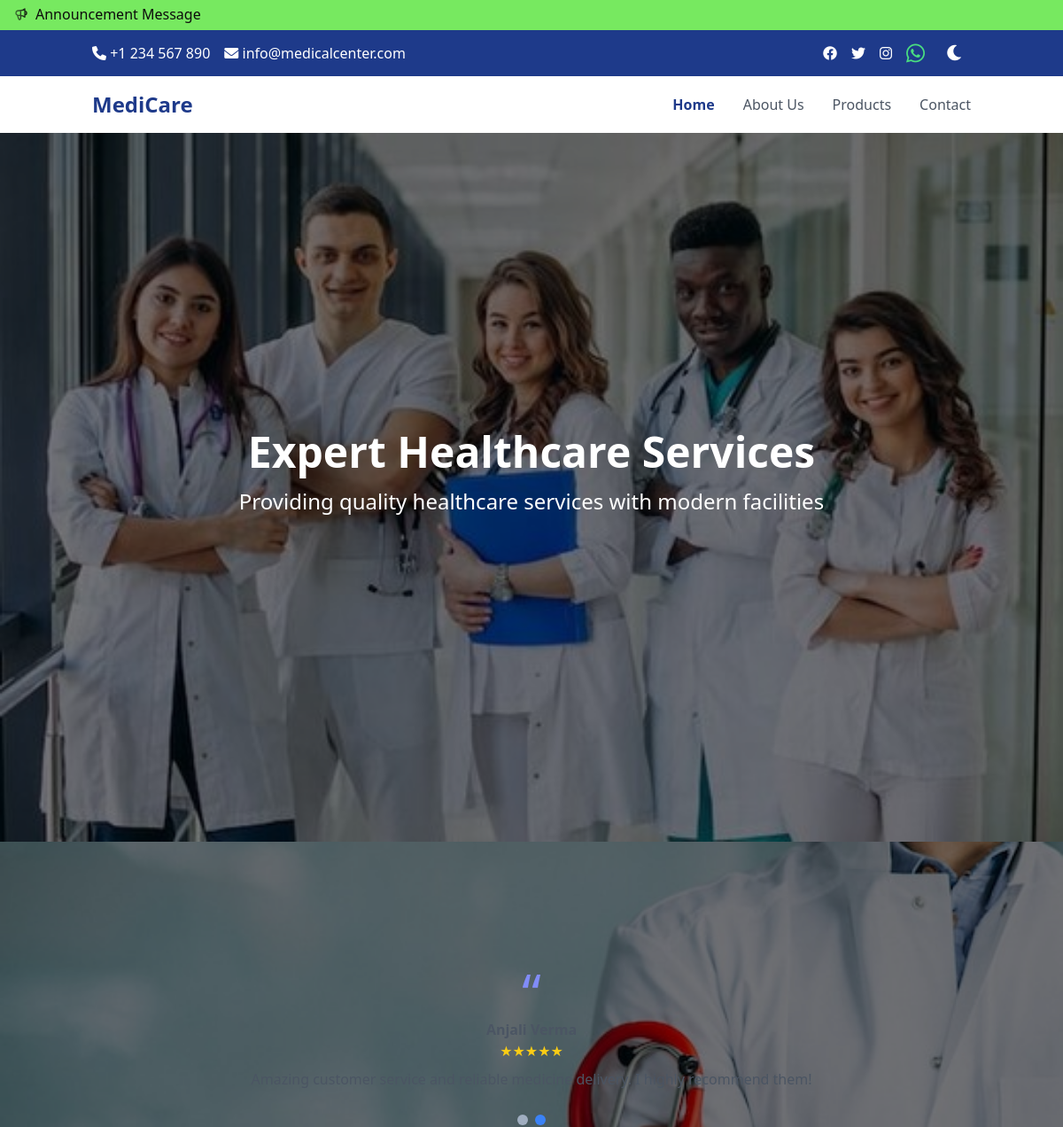
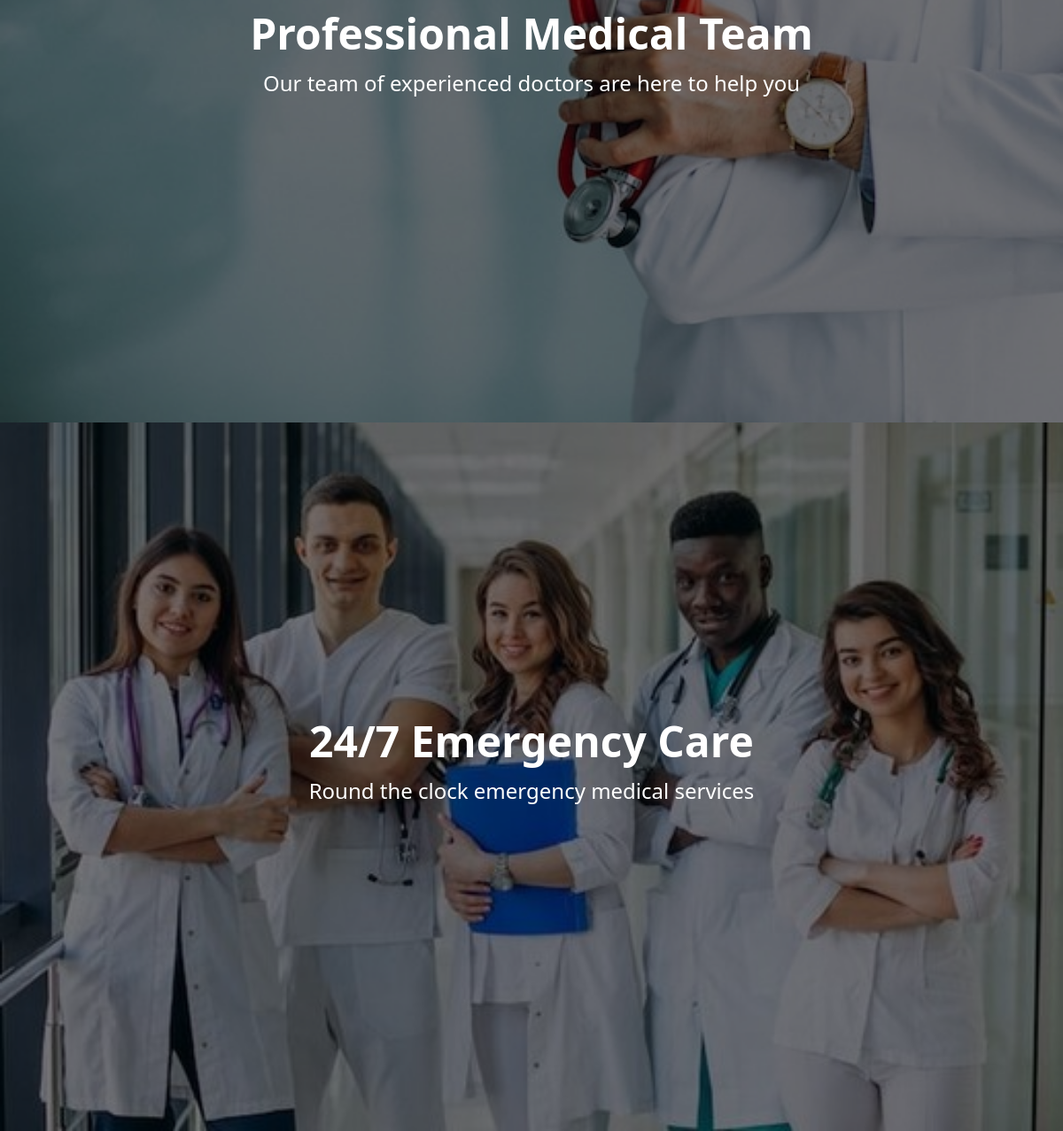
The page / on the database its author committed (2 pictures, top to bottom).
### tables this page shows
CREATE TABLE `announcements` (
  `id` int(11) NOT NULL,
  `announcement_text` text NOT NULL,
  `status` tinyint(1) DEFAULT 1,
  `bg_color` varchar(50) DEFAULT '#000000',
  `text_color` varchar(50) DEFAULT '#FFFFFF',
  `created_at` timestamp NOT NULL DEFAULT current_timestamp()
);

CREATE TABLE `sliders` (
  `id` int(11) NOT NULL,
  `title` varchar(200) DEFAULT NULL,
  `description` text DEFAULT NULL,
  `image_path` varchar(255) NOT NULL,
  `link` varchar(255) DEFAULT NULL,
  `status` tinyint(1) DEFAULT 1,
  `created_at` timestamp NOT NULL DEFAULT current_timestamp()
);

### db_connect.php (called while the page is built, shortened)
<?php
class database
{
	protected $_link, $_result, $_numRows, $inserted;
	public $host = 'localhost';
	public $username = 'root';
	public $password = '';
	public $db = 'medicare_db';
	public function __construct()
	{
        $this->_link = mysqli_connect($this->host, $this->username, $this->password) or die(mysqli_error()." Error in Connection.");
        mysqli_select_db($this->_link,$this->db) or die(mysqli_error()." Database is not Connected.");
	}
	public function query($sql)
	{
		return $this->_result = mysqli_query($this->_link,$sql);
	}
	public function numRows()
	{
		$numrow = mysqli_num_rows($this->_result);
		return $numrow;
	}
	public function rows()
	{
		$rows = array();
		for ($x = 0; $x < $this->numRows(); $x++)
		{
			$rows[] = mysqli_fetch_array($this->_result);
		}
		return $rows;
	}
	public function row()
	{
		 $row = mysqli_fetch_array($this->_result);
		return $row;
	}
}
?>

### index.php (the view, shortened to what this page needs)
<?php
require_once('db_connect.php');
$obj = new database();
?>
<!DOCTYPE html>
<html lang="en">
<head>
    <script src="https://cdn.tailwindcss.com"></script>
    <link rel="stylesheet" href="https://cdnjs.cloudflare.com/ajax/libs/font-awesome/6.0.0/css/all.min.css">
    <link rel="stylesheet" href="https://cdn.jsdelivr.net/npm/swiper@10/swiper-bundle.min.css" />
    <link rel="stylesheet" type="text/css" href="https://cdn.jsdelivr.net/npm/slick-carousel@1.8.1/slick/slick.css"/>
    <link rel="stylesheet" href="css/style.css">
</head>
<body>
    <?php
    $obj->query("SELECT * FROM announcements WHERE status = 1 ORDER BY id DESC LIMIT 1");
    if($obj->numRows() > 0):
        $announcement = $obj->row();
    ?>
    <div class="announcement-bar relative overflow-hidden"
         style="background-color: <?php echo htmlspecialchars($announcement['bg_color']); ?>;">
        <div class="absolute inset-y-0 right-0 w-8 z-10"
             style="background: linear-gradient(to right, transparent, <?php echo htmlspecialchars($announcement['bg_color']); ?>);">
        </div>
        <div class="absolute inset-y-0 left-0 w-8 z-10"
             style="background: linear-gradient(to left, transparent, <?php echo htmlspecialchars($announcement['bg_color']); ?>);">
        </div>
        <div class="relative whitespace-nowrap overflow-hidden py-1">
            <div class="announcement-content inline-block"
                 style="color: <?php echo htmlspecialchars($announcement['text_color']); ?>;">
                <div class="flex items-center space-x-2 px-4">
                    <span class="font-medium">
                        <?php echo htmlspecialchars($announcement['announcement_text']); ?>
                    </span>
                </div>
            </div>
        </div>
    </div>
    <?php endif; ?>
    <div class="bg-blue-900 text-white py-2">
        <div class="container mx-auto px-4 flex justify-between items-center">
            <div class="flex items-center space-x-4">
                <span><i class="fas fa-phone"></i> +1 234 567 890</span>
                <span><i class="fas fa-envelope"></i> info@medicalcenter.com</span>
            </div>
            <div class="flex items-center space-x-4">
                <a href="#" class="hover:text-blue-200"><i class="fab fa-facebook"></i></a>
                <a href="#" class="hover:text-blue-200"><i class="fab fa-twitter"></i></a>
                <a href="#" class="hover:text-blue-200"><i class="fab fa-instagram"></i></a>
                <a href="https://wa.me/917985534932" class="hover:text-blue-200 text-2xl" ><i class="fab fa-whatsapp text-green-400"></i></a>
                <button id="themeToggle" class="theme-toggle">
                    <i class="fas fa-moon theme-icon-dark"></i>
                </button>
            </div>
        </div>
    </div>
    <nav class="bg-white shadow-lg">
        <div class="container mx-auto px-4">
            <div class="flex justify-between items-center py-4">
                <div class="flex items-center">
                    <a href="index.php" class="text-2xl font-bold text-blue-900">MediCare</a>
                </div>
                <div class="hidden md:flex items-center space-x-8">
                    <a href="index.php" class="text-blue-900 hover:text-blue-700 font-semibold">Home</a>
                    <a href="about-us.php" class="text-gray-600 hover:text-blue-700">About Us</a>
                    <a href="products.php" class="text-gray-600 hover:text-blue-700">Products</a>
                    <a href="contact.php" class="text-gray-600 hover:text-blue-700">Contact</a>
                </div>
            </div>
        </div>
    </nav>
    <div class="swiper-container h-[500px]">
        <div class="swiper-wrapper">
            <?php
                $obj->query("SELECT * FROM sliders ORDER BY created_at DESC");
                $sliders = $obj->rows();
            ?>
            <?php if($sliders){ ?>
                <?php foreach($sliders as $slider){ ?>
                <div class="swiper-slide relative">
                    <img src="<?php echo htmlspecialchars($slider['image_path']); ?>"
                         alt="<?php echo htmlspecialchars($slider['title']); ?>"
                         class="w-full h-full object-cover">
                    <div class="absolute inset-0 bg-black bg-opacity-50 flex items-center justify-center">
                        <div class="text-center text-white px-4">
                            <h1 class="text-4xl md:text-5xl font-bold mb-4">
                                <?php echo htmlspecialchars($slider['title']); ?>
                            </h1>
                            <?php if(!empty($slider['description'])){?>
                            <p class="text-xl md:text-2xl mb-8 max-w-3xl mx-auto">
                                <?php echo htmlspecialchars($slider['description']); ?>
                            </p>
                            <?php } ?>
                        </div>
                    </div>
                </div>
            <?php
            }} ?>
        </div>
    </div>
    <main class="container mx-auto px-4 py-12">
        <section class="mb-16">
            <h2 class="text-3xl font-bold text-center text-blue-900 mb-8">Our Services</h2>
            <div class="grid grid-cols-1 md:grid-cols-3 gap-8">
                <div class="bg-white p-6 rounded-lg shadow-lg">
                    <div class="text-4xl text-blue-600 mb-4"><i class="fas fa-user-md"></i></div>
                    <h3 class="text-xl font-semibold mb-2">Expert Doctors</h3>
                    <p class="text-gray-600">Our team of experienced medical professionals is here to provide you with the best care.</p>
                </div>
                <div class="bg-white p-6 rounded-lg shadow-lg">
                    <div class="text-4xl text-blue-600 mb-4"><i class="fas fa-clinic-medical"></i></div>
                    <h3 class="text-xl font-semibold mb-2">Modern Facilities</h3>
                    <p class="text-gray-600">State-of-the-art medical facilities equipped with the latest technology.</p>
                </div>
                <div class="bg-white p-6 rounded-lg shadow-lg">
                    <div class="text-4xl text-blue-600 mb-4"><i class="fas fa-heartbeat"></i></div>
                    <h3 class="text-xl font-semibold mb-2">Emergency Care</h3>
                    <p class="text-gray-600">24/7 emergency services available for immediate medical attention.</p>
                </div>
            </div>
        </section>
        <section class="bg-white text-gray-800 py-12 shadow-lg">
        <div class="container mx-auto px-4">
            <div class="testimonial-slider">
            <div class="text-center px-6">
                <div class="text-6xl text-indigo-400">“</div>
                <h3 class="text-gray-600 font-semibold">Anjali Verma</h3>
                <div class="text-yellow-400 mb-2">★★★★★</div>
                <p class="text-gray-600">
                Amazing customer service and reliable medicine delivery. I highly recommend them!
                </p>
            </div>
            </div>
        </div>
        </section>
    </main>
    <?php
    include_once('components/footer.php')
    ?>
</body>
</html>

### css/style.css (style rules this page uses)
html { scroll-behavior: smooth; }
.swiper-container { width: 100%; height: 500px; }
.swiper-slide img { width: 100%; height: 100%; object-fit: cover; }
body { transition: background-color 0.3s ease, color 0.3s ease; }
#themeToggle { cursor: pointer; padding: 8px; border-radius: 50%; display: flex; align-items: center; justify-content: center; transition: background-color 0.3s ease; }
.bg-white, .text-gray-600, .text-gray-700, .text-gray-900, .bg-blue-900, input, textarea, .shadow-lg { transition: all 0.3s ease; }
.theme-icon-light, .theme-icon-dark { font-size: 1.25rem; }
body:not(.dark-mode) .theme-icon-dark { display: block; }

### index.php (style rules this page uses)
.announcement-bar { animation: slideIn 0.5s ease-out; }
.announcement-content { animation: marquee 20s linear infinite; }

### rows shown on the page
announcements: announcement_text "Announcement Message"
sliders: image_path (picture), title "Expert Healthcare Services", description "Providing quality healthcare services with modern facilities"
sliders: image_path (picture), title "Professional Medical Team", description "Our team of experienced doctors are here to help you"
sliders: image_path (picture), title "24/7 Emergency Care", description "Round the clock emergency medical services"
